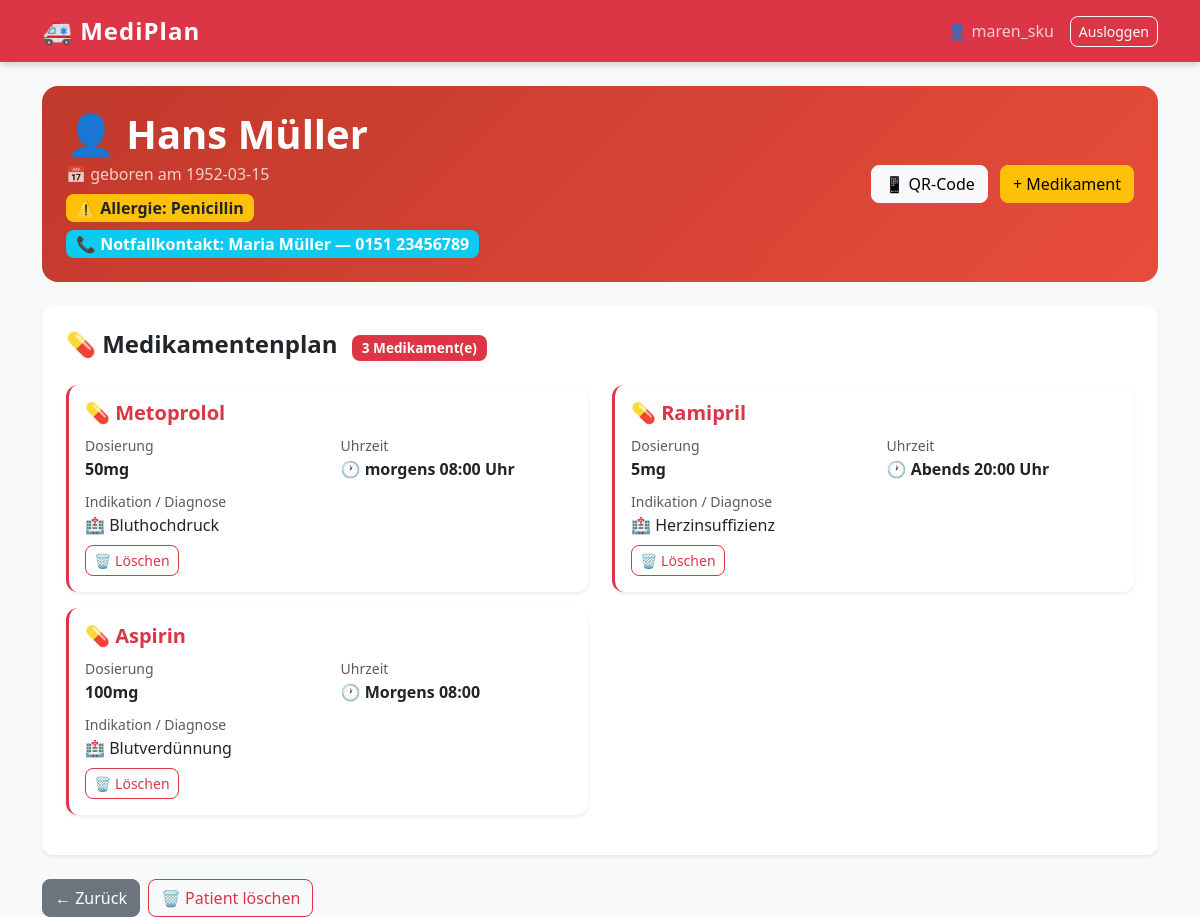
/patient/1 (signed in), run on the app's committed database.
### tables this page shows
CREATE TABLE patienten (
            id INTEGER PRIMARY KEY AUTOINCREMENT,
            nutzer_id INTEGER NOT NULL,
            name TEXT NOT NULL,
            geburtsdatum TEXT NOT NULL,
            allergien TEXT,
            notfallkontakt_name TEXT,
            notfallkontakt_telefon TEXT,
            FOREIGN KEY (nutzer_id) REFERENCES nutzer(id)
        );

CREATE TABLE medikamente (
            id INTEGER PRIMARY KEY AUTOINCREMENT,
            patient_id INTEGER NOT NULL,
            name TEXT NOT NULL,
            dosierung TEXT NOT NULL,
            uhrzeit TEXT NOT NULL,
            indikation TEXT NOT NULL,
            FOREIGN KEY (patient_id) REFERENCES patienten(id)
        );

### app.py (the view)
@app.route('/patient/<int:id>')
@login_required
def patient_detail(id):
    conn = get_connection()
    patient = conn.execute('SELECT * FROM patienten WHERE id = ? AND nutzer_id = ?',
                           (id, session['nutzer_id'])).fetchone()
    if not patient:
        return redirect(url_for('index'))
    medikamente = conn.execute('SELECT * FROM medikamente WHERE patient_id = ?', (id,)).fetchall()
    conn.close()
    return render_template('patient_detail.html', patient=patient, medikamente=medikamente)

### app.py (called while the page is built)
def login_required(f):
    @functools.wraps(f)
    def decorated(*args, **kwargs):
        if 'nutzer_id' not in session:
            return redirect(url_for('login'))
        return f(*args, **kwargs)
    return decorated

### database.py (called while the page is built)
def get_connection():
    conn = sqlite3.connect('mediplan.db')
    conn.row_factory = sqlite3.Row
    return conn

### templates/patient_detail.html
{% extends 'base.html' %}
{% block content %}
<div class="p-4 mb-4 rounded-4" style="background: linear-gradient(135deg, #c0392b, #e74c3c); color: white;">
    <div class="row align-items-center">
        <div class="col-md-8">
            <h1 class="fw-bold mb-1">👤 {{ patient['name'] }}</h1>
            <p class="mb-1 opacity-75">📅 geboren am {{ patient['geburtsdatum'] }}</p>
            {% if patient['allergien'] %}
            <div class="mt-2">
                <span class="badge bg-warning text-dark fs-6">⚠️ Allergie: {{ patient['allergien'] }}</span>
            </div>
            {% endif %}
            {% if patient['notfallkontakt_name'] %}
            <div class="mt-2">
                <span class="badge bg-info fs-6">📞 Notfallkontakt: {{ patient['notfallkontakt_name'] }} — {{ patient['notfallkontakt_telefon'] }}</span>
            </div>
            {% endif %}
        </div>
        <div class="col-md-4 text-end">
            <a href="/patient/{{ patient['id'] }}/qr" class="btn btn-light me-2">📱 QR-Code</a>
            <a href="/patient/{{ patient['id'] }}/medikament/neu" class="btn btn-warning">+ Medikament</a>
        </div>
    </div>
</div>
<div class="card border-0 shadow-sm mb-4">
    <div class="card-body p-4">
        <h4 class="fw-bold mb-4">💊 Medikamentenplan
            <span class="badge bg-danger ms-2">{{ medikamente|length }} Medikament(e)</span>
        </h4>
        {% if medikamente %}
        <div class="row">
            {% for med in medikamente %}
            <div class="col-md-6 mb-3">
                <div class="card border-start border-danger border-3 shadow-sm">
                    <div class="card-body p-3">
                        <h5 class="fw-bold text-danger mb-1">💊 {{ med['name'] }}</h5>
                        <div class="row mt-2">
                            <div class="col-6">
                                <small class="text-muted">Dosierung</small>
                                <p class="mb-1 fw-bold">{{ med['dosierung'] }}</p>
                            </div>
                            <div class="col-6">
                                <small class="text-muted">Uhrzeit</small>
                                <p class="mb-1 fw-bold">🕐 {{ med['uhrzeit'] }}</p>
                            </div>
                        </div>
                        <div class="mt-1">
                            <small class="text-muted">Indikation / Diagnose</small>
                            <p class="mb-0">🏥 {{ med['indikation'] }}</p>
                            <form method="POST" action="/medikament/{{ med['id'] }}/loeschen" class="mt-2">
                                <button type="submit" class="btn btn-outline-danger btn-sm"
                                    onclick="return confirm('Medikament wirklich löschen?')">
                                    🗑️ Löschen
                                 </button>
                            </form>
                        </div>
                    </div>
                </div>
            </div>
            {% endfor %}
        </div>
        {% else %}
        <div class="text-center py-4">
            <span style="font-size: 3rem;">💊</span>
            <p class="text-muted mt-2">Noch keine Medikamente eingetragen.</p>
        </div>
        {% endif %}
    </div>
</div>
<div class="d-flex gap-2">
    <a href="/" class="btn btn-secondary">← Zurück</a>
    <form method="POST" action="/patient/{{ patient['id'] }}/loeschen" style="display:inline;">
        <button type="submit" class="btn btn-outline-danger"
            onclick="return confirm('Patient wirklich löschen?')">
            🗑️ Patient löschen
        </button>
    </form>
</div>
{% endblock %}

### templates/base.html (shortened to what this page needs)
<!DOCTYPE html>
<html lang="de">
<head>
    <link href="https://cdn.jsdelivr.net/npm/bootstrap@5.3.0/dist/css/bootstrap.min.css" rel="stylesheet">
    <link rel="stylesheet" href="/static/style.css">
</head>
<body>
<nav class="navbar navbar-dark bg-danger mb-4">
    <div class="container">
        <a class="navbar-brand" href="/">🚑 MediPlan</a>
        {% if session.username %}
        <div class="d-flex align-items-center gap-3">
            <span class="text-white opacity-75">👤 {{ session.username }}</span>
            <a href="/logout" class="btn btn-outline-light btn-sm">Ausloggen</a>
        </div>
        {% endif %}
    </div>
</nav>
<div class="container">
    {% block content %}{% endblock %}
</div>
</body>
</html>

### static/style.css (style rules this page uses)
body { background-color: #f8f9fa; font-family: 'Segoe UI', sans-serif; }
.navbar { box-shadow: 0 2px 8px rgba(0,0,0,0.2); }
.navbar-brand { font-size: 1.5rem; font-weight: bold; letter-spacing: 1px; }
.card { border: none; border-radius: 12px; box-shadow: 0 2px 12px rgba(0,0,0,0.08); transition: transform 0.2s; }
.btn { border-radius: 8px; }
h1 { font-weight: 700; }
.badge { font-size: 0.85rem; padding: 6px 10px; border-radius: 8px; }

### data on the page
patienten: name "Hans Müller", geburtsdatum "1952-03-15", allergien "Penicillin", notfallkontakt_name "Maria Müller", notfallkontakt_telefon "0151 23456789"
medikamente: name "Metoprolol", dosierung "50mg", uhrzeit "morgens 08:00 Uhr", indikation "Bluthochdruck"
medikamente: name "Ramipril", dosierung "5mg", uhrzeit "Abends 20:00 Uhr", indikation "Herzinsuffizienz"
medikamente: name "Aspirin", dosierung "100mg", uhrzeit "Morgens 08:00", indikation "Blutverdünnung"

### other printed values
{{ session.username }} "maren_sku"
{{ medikamente|length }} "3"
